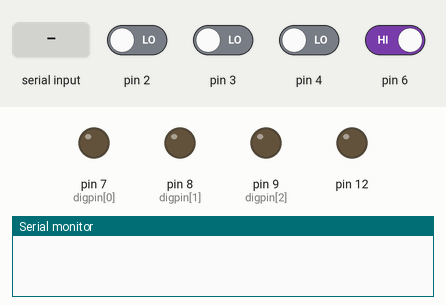
This sketch was run on a simulated Arduino Uno, built with avr-gcc and run on an emulated ATmega328P. Shown: output pins drawn as LEDs (lit = HIGH), the last lines printed to the serial monitor. Dashed ring = blinking. Inputs (shaded band) come from the test bench; at power-on: pin 6 HIGH, pin 2–4 LOW.

Above: at 1.2 s.
1.3 s: "[" received over the second serial link
At 2.4 s:
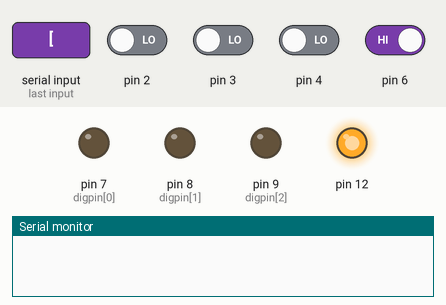
2.8 s: pin 6 driven LOW
At 3.6 s:
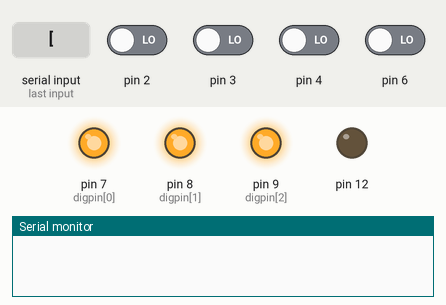
4.4 s: "/" received over the second serial link
At 7.3 s:
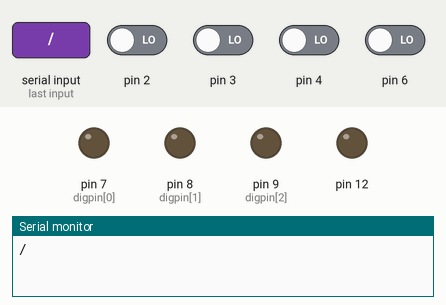
7.4 s: pin 2 driven HIGH
At 8.0 s:
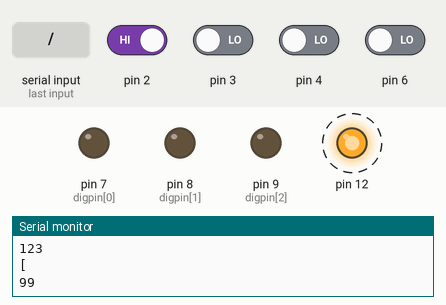
10.4 s: pin 3 driven HIGH
13.4 s: pin 4 driven HIGH
At 14.2 s:
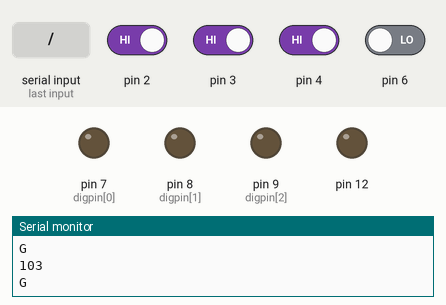
Timing chart, 0 to 16.4 s (numbered marks = the images above; inputs shaded):
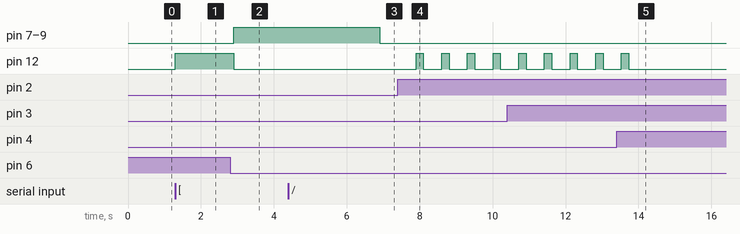

Measured:
- after the input at 1.3 s, pin 12: LOW → HIGH at once
- after the input at 2.8 s, pin 7 (digpin[0]), pin 8 (digpin[1]), pin 9 (digpin[2]): LOW → HIGH after 0.10 s; pin 12: HIGH → LOW after 0.10 s
- after the input at 4.4 s, pin 7 (digpin[0]), pin 8 (digpin[1]), pin 9 (digpin[2]): HIGH → LOW after 2.5 s
- after the input at 7.4 s, pin 12: alternates HIGH for 0.20 s and LOW for 0.50 s, starting after 0.50 s
- after the input at 13.4 s, pin 12: goes on until 13.7 s, then stays LOW

The sketch:

dottalk_arduino.ino
```cpp
#include <SoftwareSerial.h>

//Bluetooth setting
const int Tx = 11;
const int Rx = 10;
const int baudrate = 9600;
SoftwareSerial BtSerial(Tx,Rx);

//Braille setting
const int braille_digits = 6;
bool first_character = true;
bool braille_read = false;
bool braille_write = true;
int state = 0;
int digpin[3] = {7,8,9};
int braille[braille_digits] = {1, 0, 0, 0, 0, 0};

//Braille characters
int alphabet[27][braille_digits] =
{{1, 0, 0, 0, 0, 0}, {1, 0, 1, 0, 0, 0}, {1, 1, 0, 0, 0, 0}, {1, 1, 0, 1, 0, 0}, {1, 0, 0, 1, 0, 0},
 {1, 1, 1, 0, 0, 0}, {1, 1, 1, 1, 0, 0}, {1, 0, 1, 1, 0, 0}, {0, 1, 1, 0, 0, 0}, {0, 1, 1, 1, 0, 0},
 {1, 0, 0, 0, 1, 0}, {1, 0, 1, 0, 1, 0}, {1, 1, 0, 0, 1, 0}, {1, 1, 0, 1, 1, 0}, {1, 0, 0, 1, 1, 0},
 {1, 1, 1, 0, 1, 0}, {1, 1, 1, 1, 1, 0}, {1, 0, 1, 1, 1, 0}, {0, 1, 1, 0, 1, 0}, {0, 1, 1, 1, 1, 0},
 {1, 0, 0, 0, 1, 1}, {1, 0, 1, 0, 1, 1}, {0, 1, 1, 1, 0, 1}, {1, 1, 0, 0, 1, 1}, {1, 1, 0, 1, 1, 1},
 {1, 0, 0, 1, 1, 1}, {0, 0, 0, 0, 0, 0}};

int braille_output[26][braille_digits] =
{{0, 1, 1, 1, 1, 1}, {0, 1, 0, 1, 1, 1}, {0, 0, 1, 1, 1, 1}, {0, 0, 1, 0, 1, 1}, {0, 1, 1, 0, 1, 1},
 {0, 0, 0, 1, 1, 1}, {0, 0, 0, 0, 1, 1}, {0, 1, 0, 0, 1, 1}, {1, 0, 0, 1, 1, 1}, {1, 0, 0, 0, 1, 1},
 {0, 1, 1, 1, 0, 1}, {0, 1, 0, 1, 0, 1}, {0, 0, 1, 1, 0, 1}, {0, 0, 1, 0, 0, 1}, {0, 1, 1, 0, 0, 1},
 {0, 0, 0, 1, 0, 1}, {0, 0, 0, 0, 0, 1}, {0, 1, 0, 0, 0, 1}, {1, 0, 0, 1, 0, 1}, {1, 0, 0, 0, 0, 1},
 {0, 1, 1, 1, 0, 0}, {0, 1, 0, 1, 0, 0}, {1, 0, 0, 0, 1, 0}, {0, 0, 1, 1, 0, 0}, {0, 0, 1, 0, 0, 0},
 {0, 1, 1, 0, 0, 0}};


void setup()
{
  pinMode(digpin[0], OUTPUT);
  pinMode(digpin[1], OUTPUT);
  pinMode(digpin[2], OUTPUT);
  pinMode(2,INPUT);
  pinMode(3,INPUT);
  pinMode(4,INPUT);
  pinMode(6,INPUT);
  pinMode(12,OUTPUT);
  BtSerial.begin(baudrate);
  Serial.begin(baudrate);
}

void loop()
{
  int button = digitalRead(6);
  delay(100);

  if (button==0)
  {
    if (braille_write == true)
    {
      if(state==0)
      {
        state = 1;
        braille[0]= digitalRead(2);
        braille[2]= digitalRead(3);
        braille[4]= digitalRead(4);
        delay(150);
      }
      else if(state==1)
      {
        state = 0;
        braille[1]= digitalRead(2);
        braille[3]= digitalRead(3);
        braille[5]= digitalRead(4);
        delay(150);

        char letter = (char)(compare(braille, alphabet) - 32);

        if (isValidChar(letter) == true) //진동은 짧게 출력
        {
          setVibrationDuration(200);

          if (letter == '[') // 문자전달 시 점자가 000000이고 "/"전달하고 진동이 길게 출력
          {
            BtSerial.println("/");
            setVibrationDuration(1500);
          }
          else if (letter != '[') //영문자만 폰으로 전달
          {
            BtSerial.println(letter);
          }
        }
        Serial.println(letter);
      }
    }
  }
  if (BtSerial.available() == true) // 점자를 폰에서 받을 때
  {
    braille_write = false; // 점자 쓰기 모드를 false으로 설정

    if(first_character == true)
    {
      setVibrationDuration(-1); // 문자를 폰에서 처음 받을 경우 진동이 계속 발생
      first_character = false;
    }

    if (button==0) // 버튼을 누르면
    {
      braille_read = true; // 점자 읽기 모드로 변환
      setVibrationDuration(0); // 진동모터가 꺼짐
      setAllBrailleDown(); // 점자가 읽기 모드로 변환되어 점자블럭이 내려감.
      delay(500);
    }
    if (braille_read == true) // 점자가 읽기 모드일때
    {
      int ch = BtSerial.read(); // 폰에서 전달하는 문자 하나를 읽음.

      if (isValidChar(ch) == true) // 영어 문자인지 확인 후
      {
        Serial.write(ch);
        display(ch); // 점자 출력 함수가 수행
      }
      else if (ch == '/') // '/'를 인식하면
      {
        delay(2000);
        Serial.write(ch);
        Serial.println("");

        setAllBrailleUp(); // 점자 블럭이 올라옴.

        first_character = true; // 최초문자 전달 변수를 0으로 설정
        braille_read = false; // 점자 읽기 모드를 false로 설정
        braille_write = true; // 점자 쓰기 모드를 true로 설정
      }
    }
  }
}

void setVibrationDuration(int delay_ms)
{
  if (delay_ms == -1)
  {
    digitalWrite(12, HIGH);
  }
  else if (delay_ms == 0)
  {
    digitalWrite(12, LOW);
  }
  else
  {
    digitalWrite(12, HIGH);
    delay(delay_ms);
    digitalWrite(12, LOW);
  }
}

void setAllBrailleUp()
{
  for(int loop_index = 0; loop_index < 3; loop_index++)
  {
    digitalWrite(digpin[loop_index], LOW); // 점자 블럭이 올라옴.
  }
}

void setAllBrailleDown()
{
  for(int loop_index = 0; loop_index < 3; loop_index++)
  {
    digitalWrite(digpin[loop_index], HIGH); // 점자 블럭이 내려감.
  }
}

bool isValidChar(uint8_t ch)
{
  if ((ch >= 'a') && (ch <= 'z'))
    return true;
  else if ((ch >= 'A') && (ch <= 'Z'))
    return true;
  else
    return false;
}

int getIndexOfChar(uint8_t ch)
{
  int index = -1;

  if ((ch >= 'a') && (ch <= 'z'))
    index = ch - 'a';
  else if ((ch >= 'A') && (ch <= 'Z'))
    index = ch - 'A';

  return index;
}

void display(uint8_t ch)
{
  int index = getIndexOfChar(ch);

  if(index >= 0)
  {
    delay(300);
    digitalWrite(digpin[0],braille_output[index][0]);
    digitalWrite(digpin[1],braille_output[index][2]);
    digitalWrite(digpin[2],braille_output[index][4]);

    setVibrationDuration(300);

    digitalWrite(digpin[0],HIGH);
    digitalWrite(digpin[1],HIGH);
    digitalWrite(digpin[2],HIGH);
    delay(300);

    digitalWrite(digpin[0],braille_output[index][1]);
    digitalWrite(digpin[1],braille_output[index][3]);
    digitalWrite(digpin[2],braille_output[index][5]);

    setVibrationDuration(300);

    digitalWrite(digpin[0],HIGH);
    digitalWrite(digpin[1],HIGH);
    digitalWrite(digpin[2],HIGH);
    delay(700);
  }
}

int compare(int *input, int (*data)[braille_digits])
{
  int letter = -1;
  const int a_ascii_base = 97;

  for(int loop_index = 0; loop_index < 27; loop_index++)
  {
    if (isSameDigits(input, alphabet[loop_index]) == true)
    {
      letter = loop_index;
    }
  }
  Serial.println(a_ascii_base + letter);
  return (a_ascii_base + letter);
}

bool isSameDigits(int *input, int *model)
{
  for(int loop_index = 0; loop_index < braille_digits; loop_index++)
  {
    if(input[loop_index] != model[loop_index])
    {
      return false;
    }
  }
  return true;
}
```
